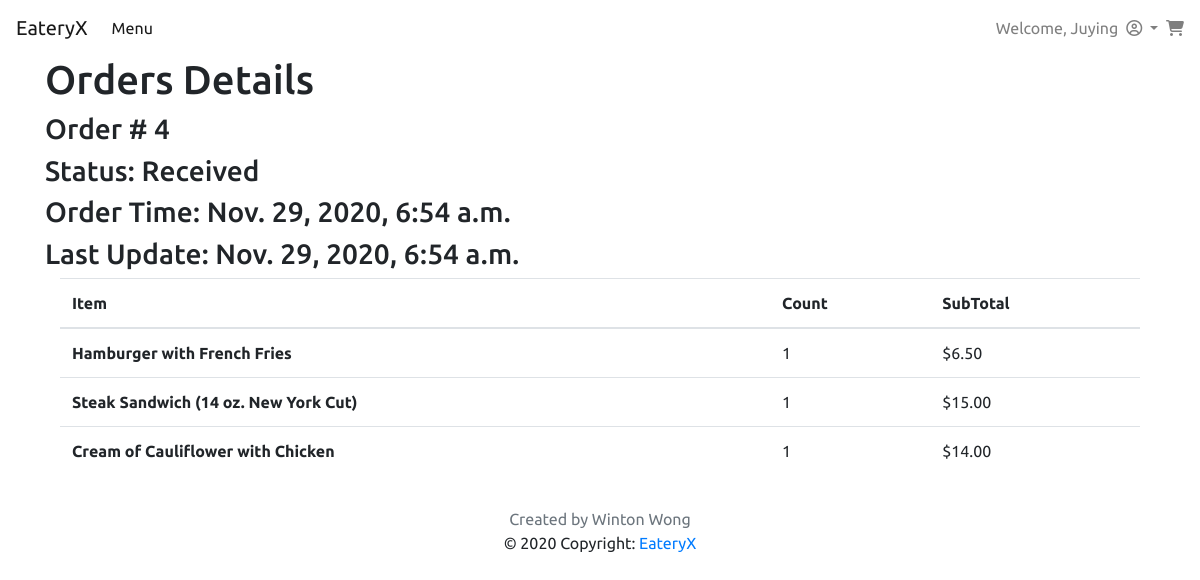
The page /orders/4/ (signed in) on the database its author committed.
### restaurants/models.py (models this page shows, shortened)
class Account(AbstractUser):
    id = models.AutoField(primary_key=True)
    email = models.EmailField(verbose_name='email', max_length=60, unique=True)
    first_name = models.CharField(max_length=24)
    last_name = models.CharField(max_length=24)
    phone_number = PhoneNumberField()
    date_joined = models.DateTimeField(
        auto_now_add=True, verbose_name='date joined')
    last_login = models.DateTimeField(
        auto_now=True, blank=True, null=True, verbose_name='last login')
    is_superuser = models.BooleanField(
        default=False, help_text='Designates that this user has all permissions without explicitly assigning them.', verbose_name='superuser status')
    is_staff = models.BooleanField(
        default=False, help_text='Designates whether the user can log into this admin site. Mine', verbose_name='staff status')
    is_admin = models.BooleanField(
        default=False, help_text='Designates whether the user can log into this admin site.', verbose_name='staff status')
    is_active = models.BooleanField(
        default=True, help_text='Designates whether this user should be treated as active. Unselect this instead of deleting accounts.', verbose_name='active')
    USERNAME_FIELD = 'email'
    REQUIRED_FIELDS = ['first_name', 'last_name', 'phone_number']
    object = MyAccountManager()
    def __str__(self):
        return self.first_name

class Order(models.Model):
    customer = models.ForeignKey(Account, on_delete=models.CASCADE)
    order_content = models.JSONField()
    total_price = models.DecimalField(max_digits=6, decimal_places=2)
    time = models.DateTimeField(
        auto_now_add=True, verbose_name='date joined')
    status = models.CharField(max_length=1, choices=STATUS)
    payment_id = models.CharField(
        max_length=255, verbose_name='PayPal paymentID')
    payer_id = models.CharField(max_length=255, verbose_name='PayPal payerID')
    last_modifed = models.DateTimeField(
        auto_now=True, blank=True, null=True, verbose_name='last modifed')
    comment = models.CharField(max_length=255)

class Menu(models.Model):
    food_item_name = models.CharField(max_length=255)
    price = models.DecimalField(max_digits=6, decimal_places=2)
    def __str__(self):
        return "%i, %s" % (self.id, self.food_item_name)

### restaurants/views.py (the view)
# urls.py: path('orders/<int:id>/', views.ordersDetails, name='ordersDetails'),
def ordersDetails(request, id):
    order = Order.objects.get(pk=id)
    items = cartItems(order.order_content)
    context = {'order': order,
               'items': items}
    print(items)
    return render(request, "order_details.html", context)

### restaurants/util.py (called while the page is built)
def subTotalPrice(count, itemPrice):
    return Decimal(count)*itemPrice

def cartItems(itemsListStr):
    itemsList = json.loads(itemsListStr)
    cart = []
    for i in itemsList:
        item = Menu.objects.get(pk=i['itemID'])
        cart.append({'count': i['count'], 'object': item,
                     'subTotalPrice': subTotalPrice(i['count'], item.price)})
    return cart

### restaurants/templates/order_details.html (shortened to what this page needs)
{% extends './customer_base.html'%}
{% block mainContent %}
<div class="container">
    <h1>Orders Details</h1>
    <h3>Order # {{order.id}}</h3>
    {% if order.status == "A" %}
    <h3>Status: Received</h3>
    {% endif %}
    <h3>Order Time: {{order.time}}</h3>
    <h3>Last Update: {{order.last_modifed}}</h3>
    <div class="col-12">
        <table class="table">
            <thead>
                <tr>
                    <th scope="col">Item</th>
                    <th scope="col">Count</th>
                    <th scope="col">SubTotal</th>
                </tr>
            </thead>
            <tbody>
                {%for item in items%}
                {% include 'elements/order_items_details.html' with value=item%}
                {% endfor%}
            </tbody>
        </table>
    </div>
</div>
{% endblock mainContent %}

### restaurants/templates/customer_elements/customer_navbar.html (shortened to what this page needs)
<nav class="navbar navbar-expand-lg navbar-light" style="background-color: white;">
    <a class="navbar-brand" id="navbarLogo" href="{% url 'restaurants:index' %}">EateryX</a>
    <div class="collapse navbar-collapse" id="navbarNavAltMarkup">
        <ul class="navbar-nav mr-auto">
            <li class="nav-item">
                <a class="nav-item nav-link active" href="{% url 'restaurants:menu' %}">Menu</a>
            </li>
        </ul>
        <ul class="navbar-nav">
            <li class="nav-item">
                {% if user.is_authenticated %} <span class="navbar-text">Welcome, {{ user }}</span>
                {% else %} <span class="navbar-text">Welcome Guest!!! </span>
                {% endif %}
            </li>
            <li class="nav-item dropdown">
                <a class="nav-link dropdown-toggle" href="#" id="navbarDropdown" role="button" data-toggle="dropdown"
                    aria-haspopup="true" aria-expanded="false">
                    <i class="far fa-user-circle"></i>
                </a>
            </li>
            <li class="nav-item">
                <a class="navbar-text" href="{% url 'restaurants:cart' %}"><i class="fas fa-shopping-cart"></i></a>
            </li>
        </ul>
    </div>
</nav>

### restaurants/templates/elements/order_items_details.html
<tr>
    <th scope="row"> {{value.object.food_item_name}}</th>
    <td>{{value.count}}</td>
    <td>${{value.subTotalPrice}}</td>
</tr>

### restaurants/static/main/custom.css (style rules this page uses)
body { font-family: 'Ubuntu', sans-serif; }

### rows shown on the page
Account: first_name "Juying"
Order: id "4", time "Nov. 29, 2020, 6:54 a.m.", last_modifed "Nov. 29, 2020, 6:54 a.m."
Menu: object.food_item_name "Hamburger with French Fries", count "1", subTotalPrice "6.50"
Menu: object.food_item_name "Steak Sandwich (14 oz. New York Cut)", count "1", subTotalPrice "15.00"
Menu: object.food_item_name "Cream of Cauliflower with Chicken", count "1", subTotalPrice "14.00"
